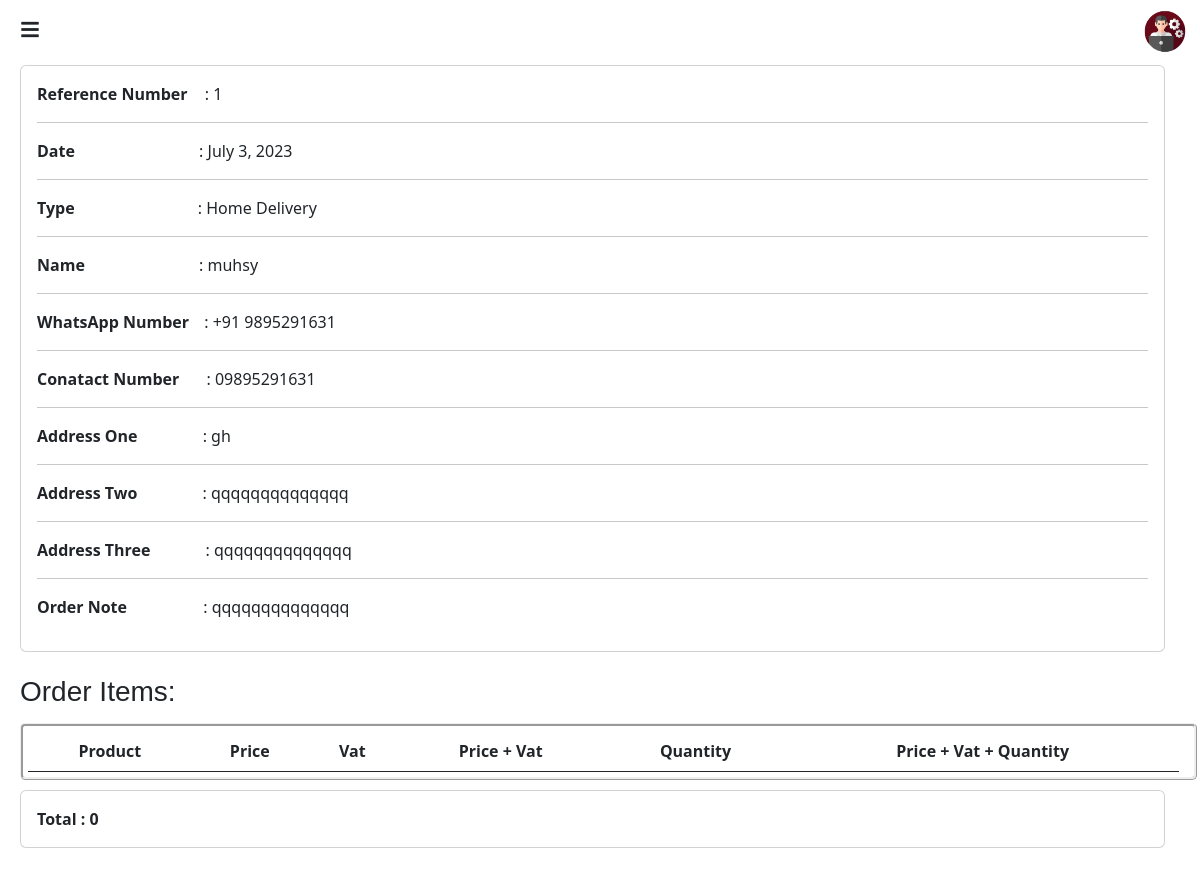
The app's page /type/5/, older data.
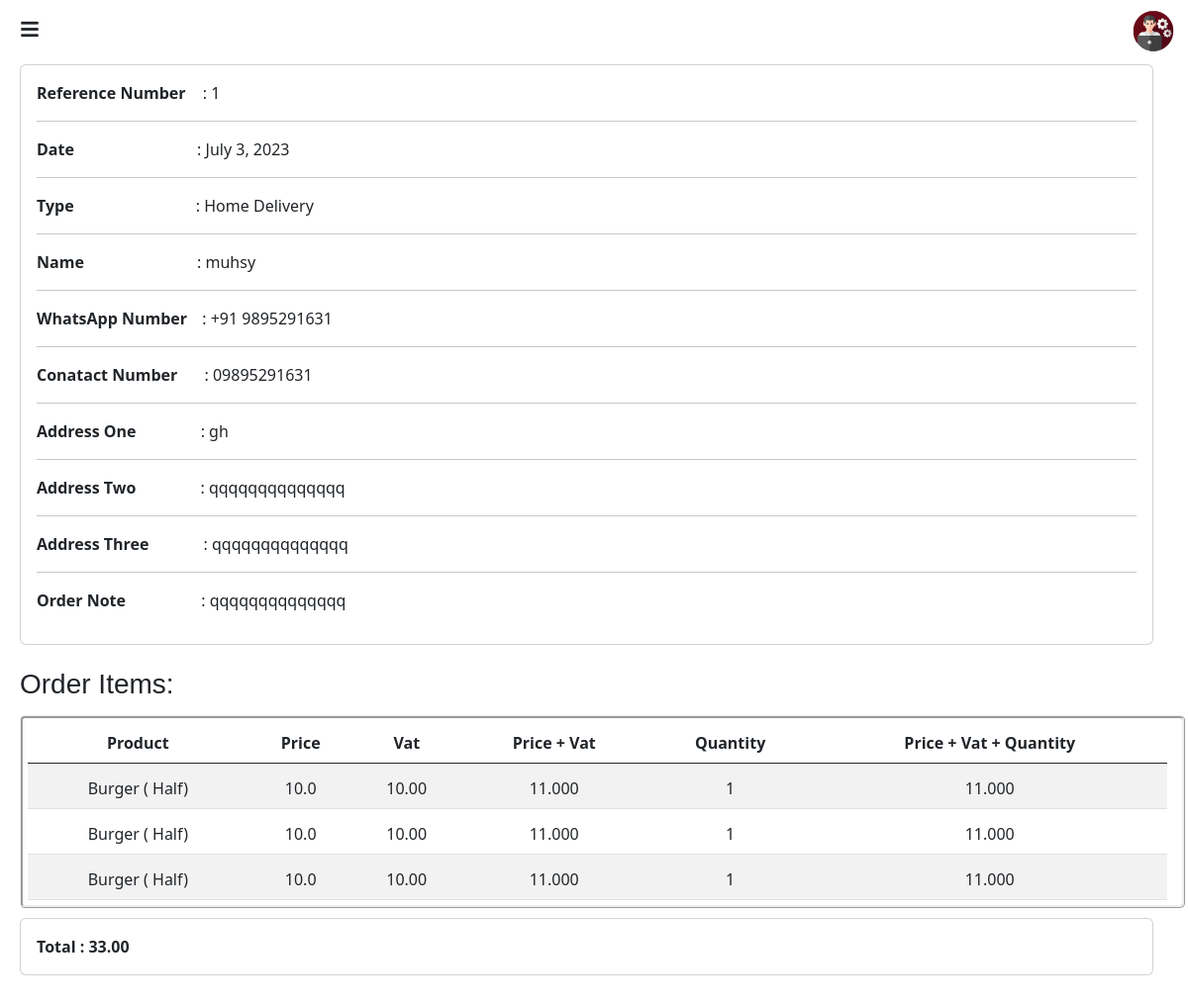
The same page, newer data.
### adminapp/models.py (models this page shows, shortened)
class Order(models.Model):
    TYPE = (
        ('Home Delivery', 'Home Delivery'),
        ('Take Away', 'Take Away'),
    )
    PAYMENT_MODE = (
        ('Cash on Delivery', 'Cash on Delivery'),
        ('Card on Delivery', 'Card on Delivery'),
    )
    STATUS = (
        ('Pending', 'Pending'),
        ('Order Confirmed', 'Order Confirmed'),
        ('Order Don', 'Order Don'),
        ('Cancel', 'Cancel'),
    )
    cart = models.ManyToManyField(Cart)
    reference_number = models.CharField(max_length=100, unique=True)
    order_type = models.CharField(max_length=100, choices=TYPE)
    name = models.CharField(max_length=200)
    whatsapp_number = models.CharField(max_length=20)
    contact_number = models.CharField(max_length=20)
    address_one = models.CharField(max_length=500)
    address_two = models.CharField(max_length=500)
    address_three = models.CharField(max_length=500)
    order_note = models.CharField(max_length=500)
    payment_mode = models.CharField(max_length=100, choices=PAYMENT_MODE)
    date = models.DateField()
    time = models.TimeField()
    status = models.CharField(max_length=100, choices=STATUS, default='Pending', null=True, blank=True)
    def get_cart_total(self):
        total = Decimal(0)
        for cart_item in self.cart.all():
            total += cart_item.total
        return total

class Cart(models.Model):
    user = models.UUIDField(null=True, blank=True)
    product_price = models.ForeignKey(ProductPrice, on_delete=models.CASCADE)
    quantity = models.PositiveIntegerField(default=1)
    product_price_dummy = models.CharField(max_length=100, null=True, blank=True)
    tax_dummy = models.CharField(max_length=100, null=True, blank=True)
    total = models.DecimalField(max_digits=10, decimal_places=2, null=True, blank=True)
    def get_total_price_with_tax_dummy(self):
        price = self.product_price_dummy
        tax_amount = Decimal(price) * Decimal(self.tax_dummy) / 100
        total_price_with_tax = (Decimal(price) + tax_amount)
        return total_price_with_tax
    def get_total_tax_with_price_and_quantity_dummy(self):
        price = self.product_price_dummy
        tax_amount = Decimal(price) * Decimal(self.tax_dummy) / 100
        total_tax_with_price_and_quantity = (tax_amount + Decimal(price)) * Decimal(self.quantity)
        return total_tax_with_price_and_quantity

class ProductPrice(models.Model):
    product = models.ForeignKey(Product, on_delete=models.CASCADE)
    name = models.CharField(max_length=50)
    actual_price = models.FloatField()
    discount_price = models.FloatField(null=True, blank=True)
    tax = models.DecimalField(max_digits=5, decimal_places=2)

class Product(models.Model):
    name = models.CharField(max_length=100)
    category = models.ManyToManyField(Category)
    image = models.ImageField(upload_to='product_image', null=True)
    description = models.CharField(max_length=100, null=True)
    availability = models.BooleanField(default=False)

### adminapp/views.py (the view)
# urls.py: path('type/<int:order_id>/', views.type_details, name='type_details'),
def type_details(request, order_id):
    order = get_object_or_404(Order, id=order_id)
    context = {'order': order}
    return render(request, 'type_details.html', context)

### adminapp/templates/type_details.html (shortened to what the changed rows need)
<!DOCTYPE html>
{% load static %}
<html lang="en">
<head>
    <link href="https://cdn.jsdelivr.net/npm/bootstrap@5.3.0-alpha3/dist/css/bootstrap.min.css" rel="stylesheet">
    <link rel="stylesheet" href="https://cdn.jsdelivr.net/npm/bootstrap-icons@1.10.5/font/bootstrap-icons.css">
    <link href='https://unpkg.com/boxicons@2.1.4/css/boxicons.min.css' rel='stylesheet'>
	<link rel="stylesheet" href="https://cdnjs.cloudflare.com/ajax/libs/font-awesome/5.15.4/css/all.min.css">
	<link rel="stylesheet" href="{% static 'css/type-details.css' %}">
	<link rel="stylesheet" href="{% static 'css/animated.css' %}">
</head>
<body>
	{% if order.order_type == 'Home Delivery' %}
		<div class="card zoomIn">
			<div class="card-body">
				<p> <span class="font-bold" style="padding-right: 13px;">Reference Number </span>  <span>:</span>  {{ order.reference_number }} </p>
				<hr>
				<p><span class="font-bold" style="padding-right: 120px;" >Date </span > <span>:</span> {{ order.date }}</p>
				<hr>
				<p> <span class="font-bold" style="padding-right: 119px;">Type </span > <span>:</span> Home Delivery</p>
				<hr>
				<p> <span class="font-bold" style="padding-right: 110px;">Name </span>  <span>:</span>  {{ order.name }}</p>
				<hr>
				<p> <span class="font-bold" style="padding-right: 11px;">WhatsApp  Number </span>  <span>:</span> {{ order.whatsapp_number }}</p>
				<hr>
				<p> <span class="font-bold" style="padding-right: 23px;">Conatact Number  </span>  <span>:</span> {{ order.contact_number }}</p>
				<hr>
				<p> <span class="font-bold" style="padding-right: 61px;">Address One </span>  <span>:</span> {{ order.address_one }}</p>
				<hr>
				<p> <span class="font-bold" style="padding-right: 61px;">Address Two </span > <span>:</span> {{ order.address_two }}</p>
				<hr>
				<p> <span class="font-bold" style="padding-right: 51px;">Address Three </span>  <span>:</span> {{ order.address_three }}</p>
				<hr>
				<p> <span class="font-bold" style="padding-right: 72px;">Order Note </span>  <span>:</span> {{ order.order_note }}</p>
			</div>
		</div>
        <h3 class="order-items fade-up">Order Items:</h3>
        <div class="table-responsive fade-up">
            <table class="table table-striped">
                <thead style="border: thin;">
                    <tr class="text-center">
                        <th scope="col" class="text-nowrap">Product</th>
                        <th scope="col" class="text-nowrap">Price</th>
                        <th scope="col" class="text-nowrap">Vat</th>
                        <th scope="col" class="text-nowrap">Price + Vat</th>
                        <th scope="col" class="text-nowrap">Quantity</th>
                        <th scope="col" class="text-nowrap">Price + Vat + Quantity</th>
                    </tr>
                </thead>
                <tbody>
                    {% for cart in order.cart.all %}
                        <tr class="text-center">
                            <td class="text-nowrap" style="padding-top: 13px; ">
                                {{ cart.product_price.product.name }} ( {{ cart.product_price.name}})
                            </td>
                            <td class="text-nowrap" style="padding-top: 13px; ">{{ cart.product_price_dummy }}</td>
                            <td class="text-nowrap" style="padding-top: 13px; ">{{ cart.tax_dummy }}</td>
                            <td class="text-nowrap" style="padding-top: 13px; ">{{ cart.get_total_price_with_tax_dummy }}</td>
                            <td class="text-nowrap" style="padding-top: 13px; ">{{ cart.quantity }}</td>
                            <td class="text-nowrap" style="padding-top: 13px; ">{{ cart.get_total_tax_with_price_and_quantity_dummy }}</td>
                        </tr>
                    {% endfor%}
                </tbody>
            </table>
        </div>
		<div class="card fade-up">
			<div class="card-body">
				<span class="font-bold">Total : {{ order.get_cart_total }} </span>
			</div>
		</div>
       <br><br>
    {% endif %}
</body>
</html>

Row changes from the older to the newer data that the page shows:
computed for Order "muhsy": get_cart_total "0" → "33.00"
added Cart: product_price.product.name "Burger", product_price.name "Half", product_price_dummy "10.0", tax_dummy "10.00", get_total_price_with_tax_dummy "11.000", quantity "1", get_total_tax_with_price_and_quantity_dummy "11.000"
added Cart: product_price.product.name "Burger", product_price.name "Half", product_price_dummy "10.0", tax_dummy "10.00", get_total_price_with_tax_dummy "11.000", quantity "1", get_total_tax_with_price_and_quantity_dummy "11.000"
added Cart: product_price.product.name "Burger", product_price.name "Half", product_price_dummy "10.0", tax_dummy "10.00", get_total_price_with_tax_dummy "11.000", quantity "1", get_total_tax_with_price_and_quantity_dummy "11.000"
